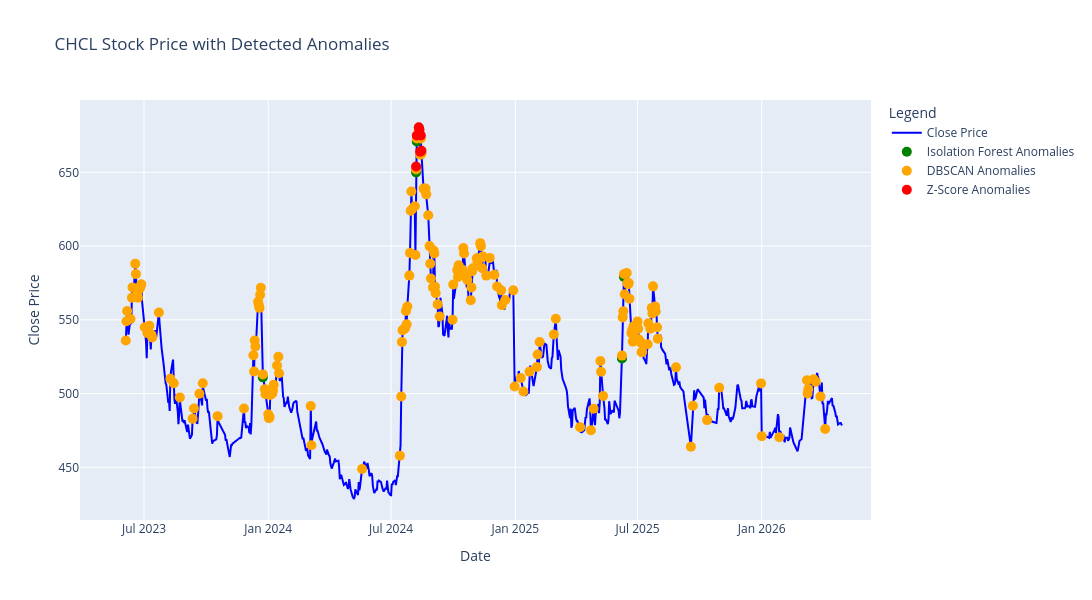

Write notebook code for a chart like this one.
### Code cell
import plotly.graph_objects as go


fig = go.Figure()

# Add the line for the closing price
fig.add_trace(go.Scatter(
    x=df.index,
    y=df['rate'],
    mode='lines',
    name='Close Price',
    line=dict(color='blue'),
))


# Add the scatter plot for Isolation Forest anomalies
fig.add_trace(go.Scatter(
    x=anomalies_if[anomalies_if['Anomaly_Isolation_Forest'] == -1].index,
    y=anomalies_if[anomalies_if['Anomaly_Isolation_Forest'] == -1]['rate']-2,
    mode='markers',
    name='Isolation Forest Anomalies',
    marker=dict(color='green', size=10),
))

# Add the scatter plot for DBSCAN anomalies
fig.add_trace(go.Scatter(
    x=anomalies_dbscan[anomalies_dbscan['Anomaly_DBSCAN'] == -1].index,
    y=anomalies_dbscan[anomalies_dbscan['Anomaly_DBSCAN'] == -1]['rate'],
    mode='markers',
    name='DBSCAN Anomalies',
    marker=dict(color='orange', size=10),
))

# Add the scatter plot for Z-Score anomalies
fig.add_trace(go.Scatter(
    x=anomalies_zscore.index,
    y=anomalies_zscore['rate']+2,
    mode='markers',
    name='Z-Score Anomalies',
    marker=dict(color='red', size=10),
))


# Update layout
fig.update_layout(
    title=f'{stock_name} Stock Price with Detected Anomalies',
    xaxis_title='Date',
    yaxis_title='Close Price',
    legend_title='Legend',
    width=1200,
    height=600,
)

# Show the plot
fig.show()

### Figure 1 — Plotly figure (JSON) as saved in the notebook; plotly's stock layout.template omitted (floating-point values rounded to 4 significant figures; data arrays with more than 128 entries replaced by an {"elided": "..."} marker saying what was removed)
{"data": [{"line": {"color": "blue"}, "mode": "lines", "name": "Close Price", "type": "scatter", "x": {"elided": "661 str values"}, "y": {"elided": "661 float values"}}, {"marker": {"color": "green", "size": 10}, "mode": "markers", "name": "Isolation Forest Anomalies", "type": "scatter", "x": ["2023-12-24T00:00:00.000000000", "2024-08-07T00:00:00.000000000", "2024-08-08T00:00:00.000000000", "2024-08-11T00:00:00.000000000", "2024-08-12T00:00:00.000000000", "2025-06-08T00:00:00.000000000", "2025-06-11T00:00:00.000000000"], "y": [511.0, 650.0, 671.0, 676.6, 675.0, 523.8, 579.1]}, {"marker": {"color": "orange", "size": 10}, "mode": "markers", "name": "DBSCAN Anomalies", "type": "scatter", "x": {"elided": "183 str values"}, "y": {"elided": "183 float values"}}, {"marker": {"color": "red", "size": 10}, "mode": "markers", "name": "Z-Score Anomalies", "type": "scatter", "x": ["2024-08-07T00:00:00.000000000", "2024-08-08T00:00:00.000000000", "2024-08-11T00:00:00.000000000", "2024-08-12T00:00:00.000000000", "2024-08-13T00:00:00.000000000", "2024-08-14T00:00:00.000000000", "2024-08-15T00:00:00.000000000"], "y": [654.0, 675.0, 680.6, 679.0, 664.0, 675.0, 664.7]}], "layout": {"height": 600, "legend": {"title": {"text": "Legend"}}, "title": {"text": "CHCL Stock Price with Detected Anomalies"}, "width": 1200, "xaxis": {"title": {"text": "Date"}}, "yaxis": {"title": {"text": "Close Price"}}}}
